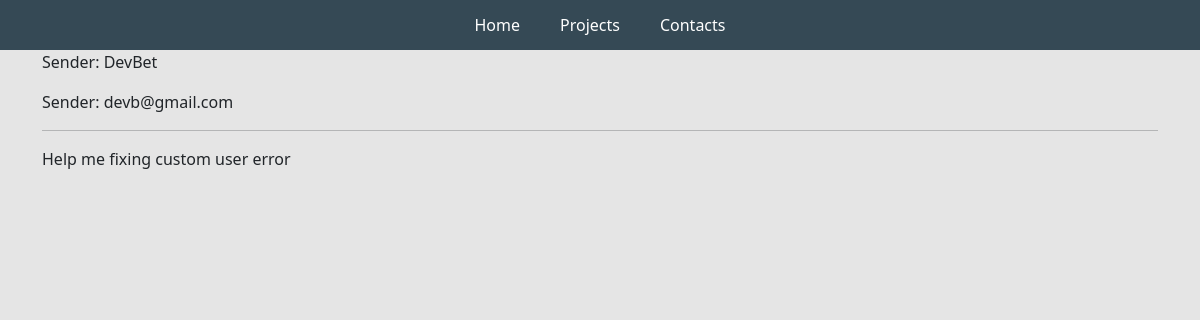
Page /message/995c9f80-ec70-4c8b-87b8-162bd07f6007/ on the committed database.
### base/models.py (models this page shows, shortened)
class Message(models.Model):
    name=models.CharField(max_length=200, null=True)
    email=models.CharField(max_length=200, null=True)
    subject= models.CharField(max_length=200, null=True)
    body = models.TextField()
    is_read = models.BooleanField(default=False)
    id=models.UUIDField(default=uuid.uuid4, unique=True, primary_key=True, editable=False)
    created=models.DateTimeField(auto_now_add=True)

### base/views.py (the view)
# urls.py: path('message/<str:pk>/', views.messagePage, name='message'),
def messagePage(request,pk):
    message= Message.objects.get(id=pk)
    message.is_read = True
    message.save()
    context={'message':message}
    return render(request, 'base/message.html',context)

### base/templates/base/message.html
{%extends 'base/main.html'%}
{%load static%}
{%block content%}
<div class="container">
    <p>Sender: {{message.name}}</p>
    <p>Sender: {{message.email}}</p>
    <hr>
    <p>{{message.body}}</p>
</div>
{%endblock content%}

### static/styles/main1.css (style rules this page uses)
body { background-color: #E5E5E5; }

### rows in the picture
Message: name "DevBet", email "devb@gmail.com", body "Help me fixing custom user error"
